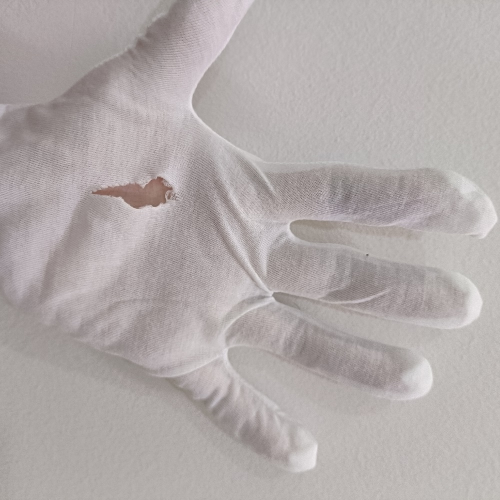
%> input picture cloth/dataset/tearing/tearing_3.jpg, 1000 x 1000 px (shown at 1/2 size)
$ octave --eval "result = cloth_tearing_detection(rgb2gray(imread('../dataset/tearing/tearing_3.jpg')));"   (GNU Octave 9; MATLAB toolbox functions it lacks are replaced by stand-ins)
%> lines starting %> are read from the running program, lines starting %| are printed output that depends on the picture; in (x1, y1, x2, y2) boxes, pixels count from 0 and x2, y2 are one past the last pixel; in counts of white or black regions, pixels touching at a corner belong together; the program's own positions count from 1
function cloth_tearing = cloth_tearing_detection(img)

% img = imread('../dataset/tearing/tearing_3.jpg');
E = entropyfilt(img);
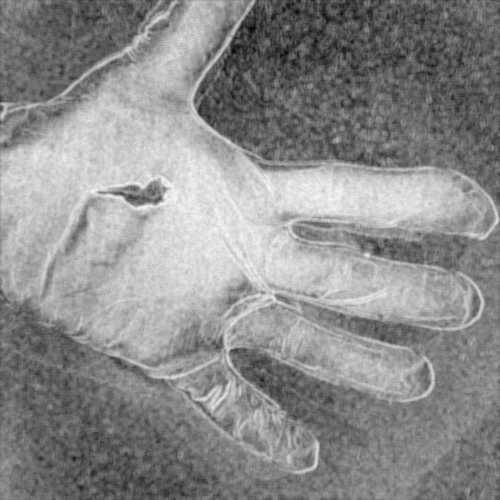
%> E: size 1000x1000 double (shown at 1/2 size); min 1.83, max 5.89, mean 4.06; drawn with min black and max white
Eimg = rescale(E);

binary = im2bw(Eimg, 0.5);
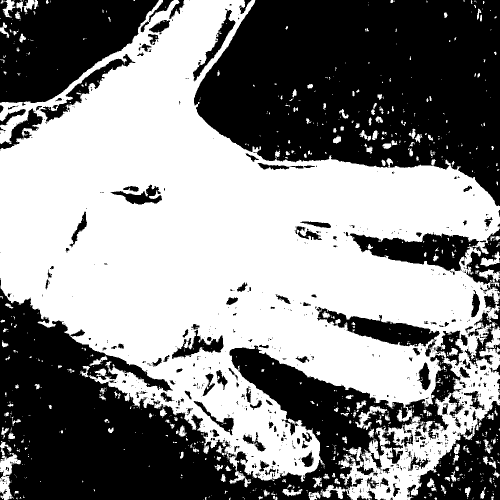
%> binary: size 1000x1000 logical (shown at 1/2 size); 53.3% white; 946 black regions (761 under 20 px), largest, box (x1, y1, x2, y2) and area: (388, 0, 1000, 412) 180229, (0, 560, 929, 1000) 165012, (0, 0, 318, 211) 43568
BWao = bwareaopen(binary, 2000);
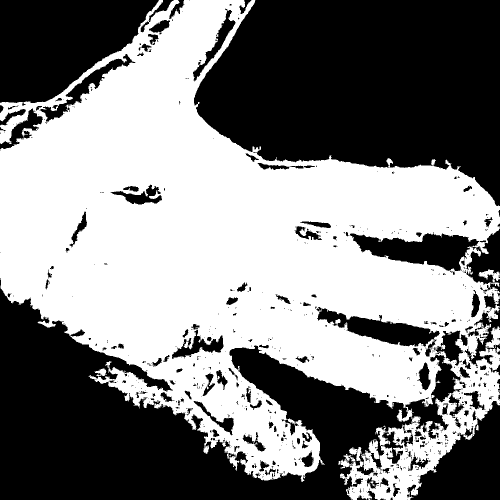
%> BWao: size 1000x1000 logical (shown at 1/2 size); 51.2% white; 856 black regions (675 under 20 px), largest, box (x1, y1, x2, y2) and area: (388, 0, 1000, 412) 184485, (0, 560, 929, 1000) 175720, (0, 0, 318, 211) 45342

nhood = ones(9);
closeBWao = imclose(BWao, nhood);
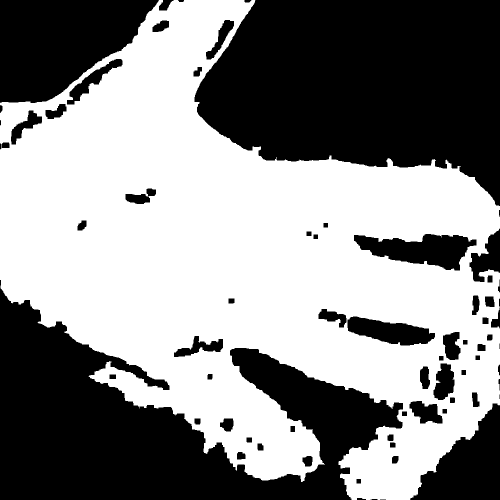
%> closeBWao: size 1000x1000 logical (shown at 1/2 size); 54.5% white; 72 black regions (4 under 20 px), largest, box (x1, y1, x2, y2) and area: (389, 0, 1000, 412) 184104, (0, 560, 806, 1000) 162894, (0, 0, 318, 206) 45296

% Create the cloth mask
clothmask = imfill(closeBWao, 'holes');

% Convert the mask to an appropriate data type for blurring
numericMask = double(clothmask);

% Apply Gaussian blurring to the mask to smoothen the edges
sigma = 5;
blurredMask = imgaussfilt(numericMask, sigma);
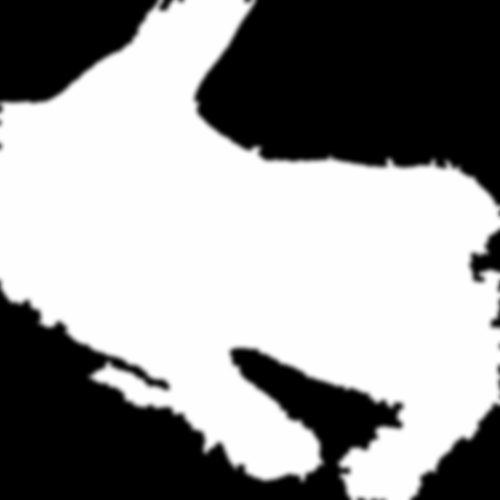
%> blurredMask: size 1000x1000 double (shown at 1/2 size); min 0, max 1, mean 0.584

% Threshold the blurred mask to obtain a binary mask
threshold = 0.5;
binaryMask = blurredMask > threshold;
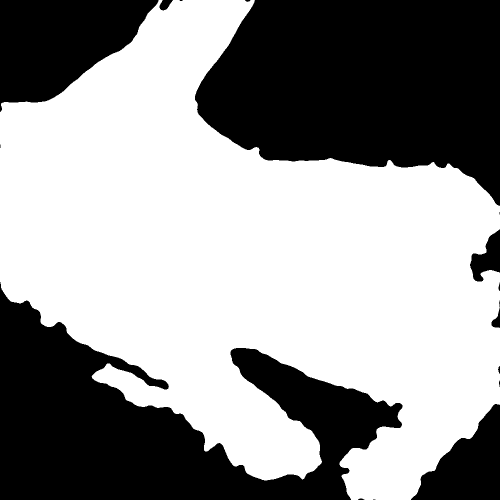
%> binaryMask: size 1000x1000 logical (shown at 1/2 size); 58.4% white; 17 black regions (6 under 20 px), largest, box (x1, y1, x2, y2) and area: (390, 0, 1000, 412) 184155, (0, 564, 805, 1000) 162925, (0, 0, 317, 224) 45338

% Apply the binary mask to the original image
detectedRegion = bsxfun(@times, img, cast(binaryMask, 'like', img));
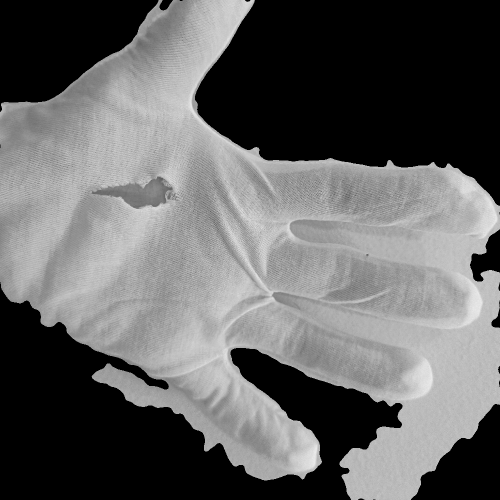
%> detectedRegion: size 1000x1000 uint8 (shown at 1/2 size); min 0, max 240, mean 99.4

% color image segmentation
%> (the run ends here)

$ run again, on cloth/dataset/tearing/tearing_1.jpg
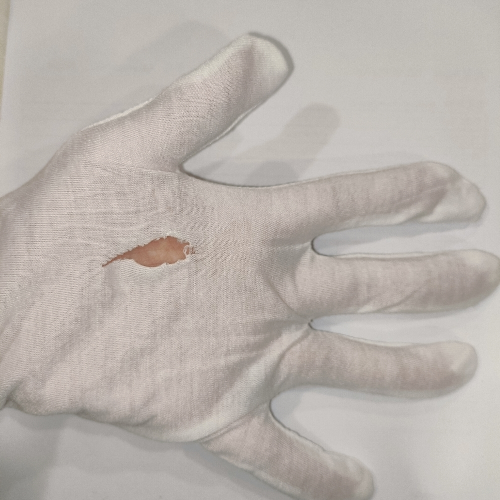
%> input picture cloth/dataset/tearing/tearing_1.jpg, 1000 x 1000 px (shown at 1/2 size)
%> in cloth_tearing_detection, `binary = im2bw(Eimg, 0.5);`:
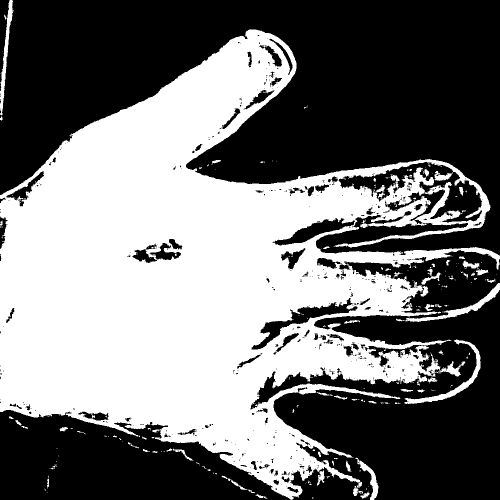
%> binary: size 1000x1000 logical (shown at 1/2 size); 45.8% white; 345 white regions (276 under 20 px), largest, box (x1, y1, x2, y2) and area: (0, 59, 1000, 1000) 444832, (809, 679, 961, 808) 2251, (792, 566, 1000, 644) 2026
%> closeBWao: size 1000x1000 logical; 46.9% white; 1 white region, box (x1, y1, x2, y2) and area: (0, 59, 1000, 1000) 469297
%> clothmask: size 1000x1000 logical; 50% white; 7 black regions (1 under 20 px), largest, box (x1, y1, x2, y2) and area: (0, 0, 1000, 511) 291457, (548, 580, 1000, 1000) 118423, (0, 820, 582, 1000) 69913, (704, 502, 1000, 631) 19325, (0, 434, 11, 498) 508, (0, 508, 2, 522) 24
%> binaryMask: size 1000x1000 logical; 49.9% white; 6 white regions (1 under 20 px), largest, box (x1, y1, x2, y2) and area: (0, 59, 1000, 998) 496022, (811, 690, 960, 808) 1930, (926, 495, 1000, 525) 752, (741, 788, 771, 794) 123, (873, 683, 881, 687) 23
%> in cloth_tearing_detection, `detectedRegion = bsxfun(@times, img, cast(binaryMask, 'like', img));`:
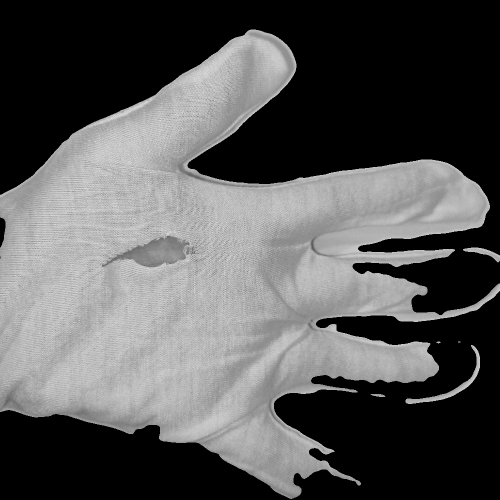
%> detectedRegion: size 1000x1000 uint8 (shown at 1/2 size); min 0, max 247, mean 87

$ run again, on cloth/dataset/tearing/tearing_2.jpg
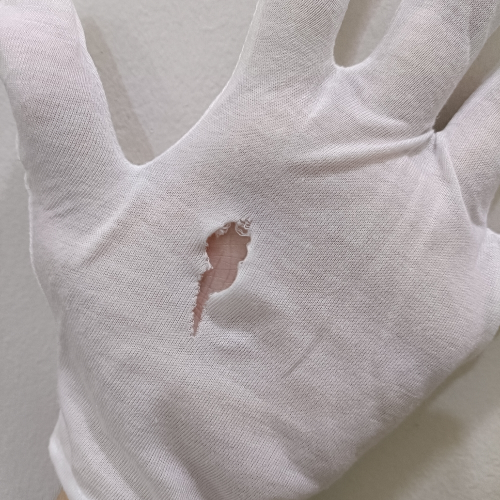
%> input picture cloth/dataset/tearing/tearing_2.jpg, 1000 x 1000 px (shown at 1/2 size)
%> in cloth_tearing_detection, `binary = im2bw(Eimg, 0.5);`:
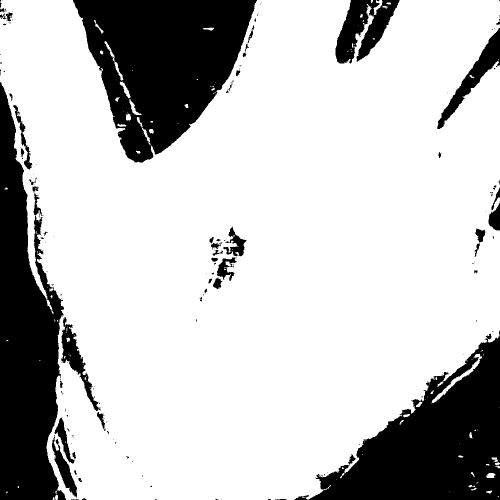
%> binary: size 1000x1000 logical (shown at 1/2 size); 76.7% white; 193 black regions (141 under 20 px), largest, box (x1, y1, x2, y2) and area: (146, 0, 514, 325) 73094, (0, 164, 132, 1000) 67005, (589, 661, 1000, 1000) 65343
%> BWao: size 1000x1000 logical; 76.3% white; 192 black regions (140 under 20 px), largest, box (x1, y1, x2, y2) and area: (146, 0, 514, 325) 74847, (0, 164, 132, 1000) 67189, (589, 661, 1000, 1000) 67187
%> closeBWao: size 1000x1000 logical; 77.1% white; 27 black regions (5 under 20 px), largest, box (x1, y1, x2, y2) and area: (146, 0, 514, 324) 74719, (589, 661, 1000, 1000) 66596, (0, 164, 132, 1000) 65016
%> binaryMask: size 1000x1000 logical; 77.8% white; 9 black regions (2 under 20 px), largest, box (x1, y1, x2, y2) and area: (147, 0, 513, 324) 74743, (591, 667, 1000, 1000) 66670, (0, 166, 131, 1000) 65149
%> in cloth_tearing_detection, `detectedRegion = bsxfun(@times, img, cast(binaryMask, 'like', img));`:
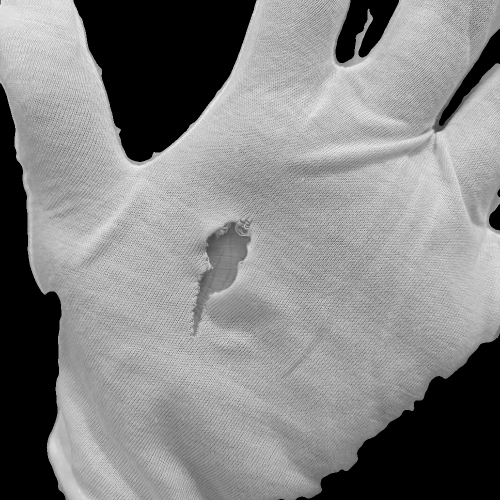
%> detectedRegion: size 1000x1000 uint8 (shown at 1/2 size); min 0, max 254, mean 132.2

$ run again, on cloth/dataset/tearing/tearing_4.jpg
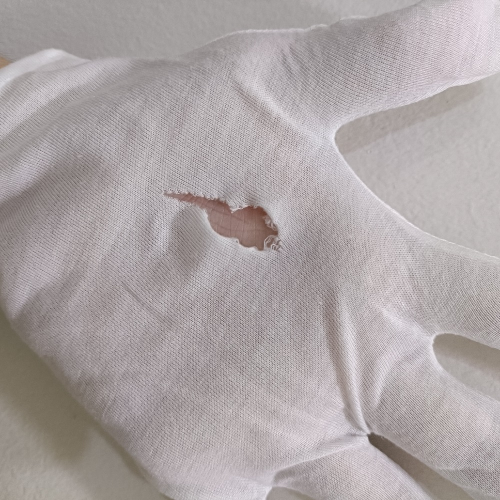
%> input picture cloth/dataset/tearing/tearing_4.jpg, 1000 x 1000 px (shown at 1/2 size)
%> binary: size 1000x1000 logical; 79.7% white; 213 black regions (160 under 20 px), largest, box (x1, y1, x2, y2) and area: (693, 148, 1000, 512) 65104, (0, 0, 835, 119) 61110, (0, 618, 325, 1000) 58406
%> BWao: size 1000x1000 logical; 79% white; 201 black regions (149 under 20 px), largest, box (x1, y1, x2, y2) and area: (693, 148, 1000, 512) 67036, (0, 0, 835, 119) 62450, (0, 618, 325, 1000) 62113
%> closeBWao: size 1000x1000 logical; 79.8% white; 25 black regions (2 under 20 px), largest, box (x1, y1, x2, y2) and area: (695, 148, 1000, 512) 66229, (0, 0, 835, 117) 62291, (0, 618, 325, 1000) 60687
%> binaryMask: size 1000x1000 logical; 80.5% white; 9 black regions, largest, box (x1, y1, x2, y2) and area: (696, 148, 1000, 511) 66413, (0, 0, 832, 116) 62291, (0, 620, 324, 1000) 60764
%> in cloth_tearing_detection, `detectedRegion = bsxfun(@times, img, cast(binaryMask, 'like', img));`:
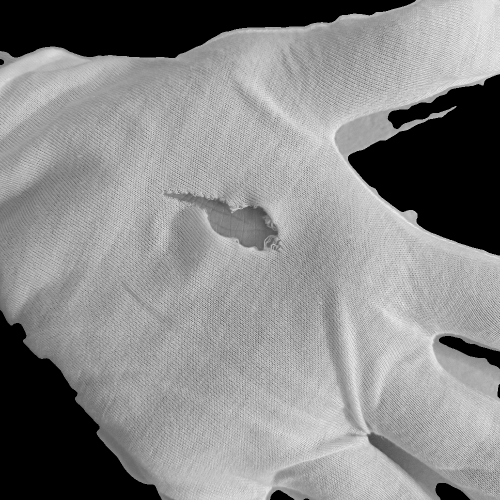
%> detectedRegion: size 1000x1000 uint8 (shown at 1/2 size); min 0, max 254, mean 136.1
